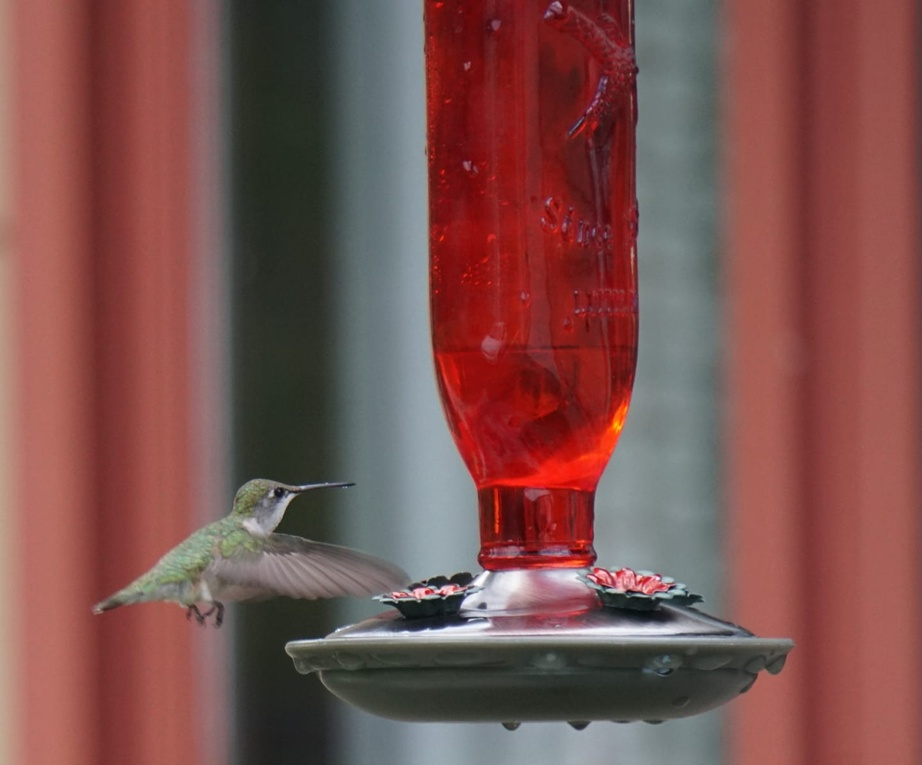
#> input picture CV/before/CV_WEEK02_2_AM/hummingbird.jpg, 922 x 765 px, shrunk from 1440 x 1195 before the run
$ python apply_mirror.py
#> lines starting #> are read from the running program, lines starting #| are printed output that depends on the picture
from PIL import Image, ImageOps


## 좌우 변경
def mirror(image_path, output_path):
#> called with image_path = 'hummingbird.jpg', output_path = 'hummingbird_mirror.jpg'
    image = Image.open(image_path)
#> image is the input picture: PIL image 922x765 RGB; mean R, G, B 124.8, 81.9, 78.8
    converted_image = ImageOps.mirror(image)
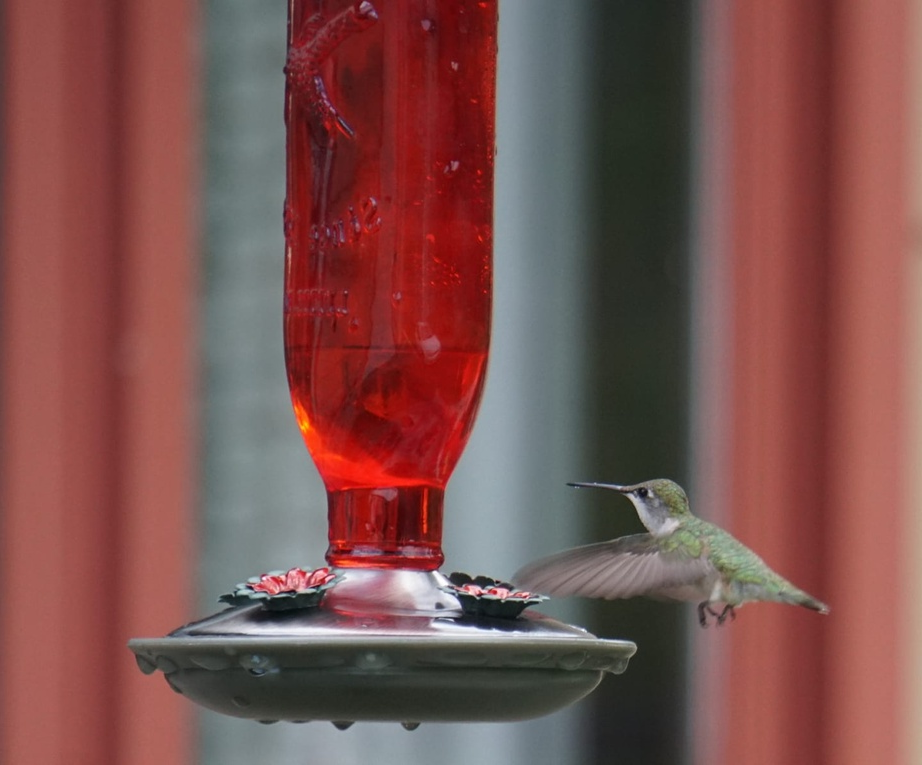
#> converted_image: PIL image 922x765 RGB; mean R, G, B 124.8, 81.9, 78.8
    converted_image.save(output_path)

if __name__ == "__main__":
    mirror("hummingbird.jpg", "hummingbird_mirror.jpg")

$ run again, with CV/before/CV_WEEK02_2_AM/snowman.jpg copied over CV/before/CV_WEEK02_2_AM/hummingbird.jpg
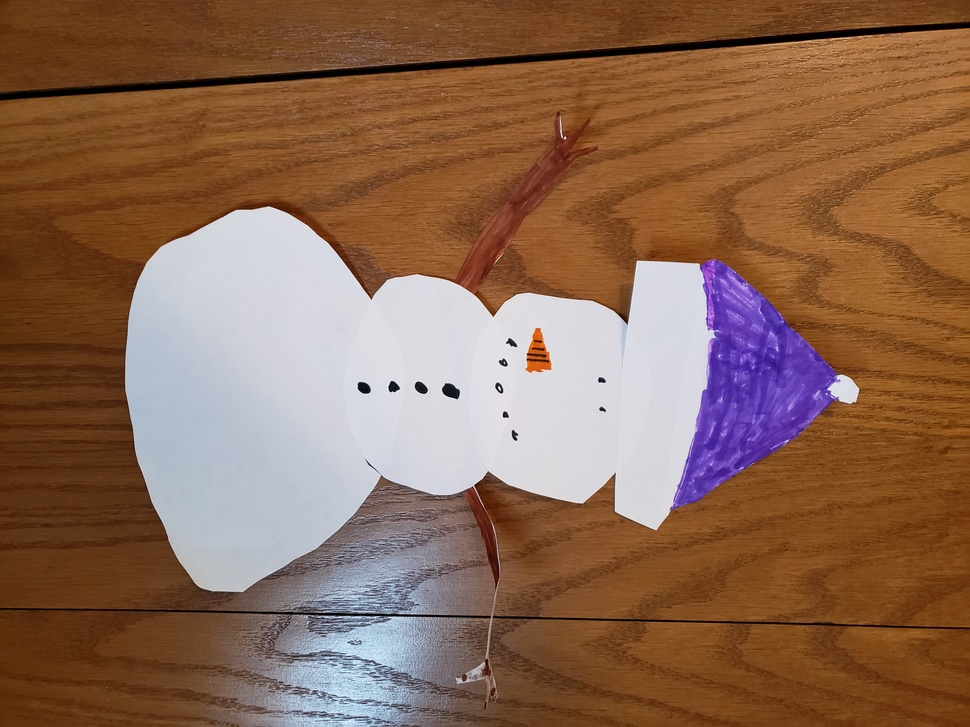
#> input picture CV/before/CV_WEEK02_2_AM/snowman.jpg, 970 x 727 px, shrunk from 4032 x 3024 before the run
#> in mirror, image is the input picture: PIL image 970x727 RGB; mean R, G, B 139.2, 104, 82.5
#> in mirror, `converted_image = ImageOps.mirror(image)`:
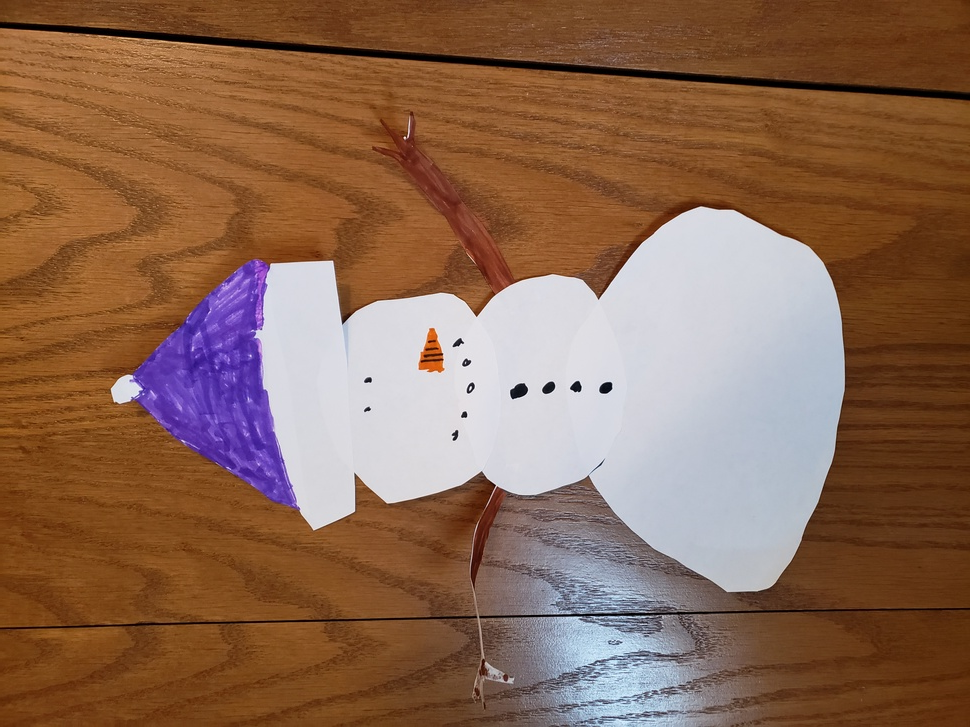
#> converted_image: PIL image 970x727 RGB; mean R, G, B 139.2, 104, 82.5

$ run again, with CV/before/CV_WEEK02_2_AM/snowman_exif_transposed.jpg copied over CV/before/CV_WEEK02_2_AM/hummingbird.jpg
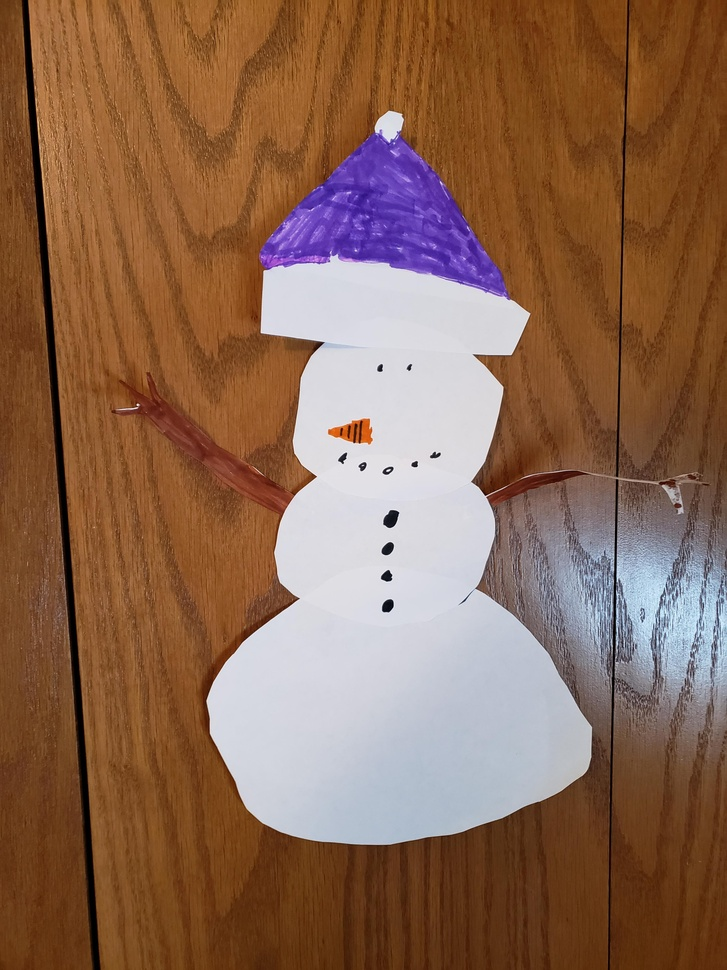
#> input picture CV/before/CV_WEEK02_2_AM/snowman_exif_transposed.jpg, 727 x 970 px, shrunk from 3024 x 4032 before the run
#> in mirror, image is the input picture: PIL image 727x970 RGB; mean R, G, B 139.3, 103.9, 82.6
#> in mirror, `converted_image = ImageOps.mirror(image)`:
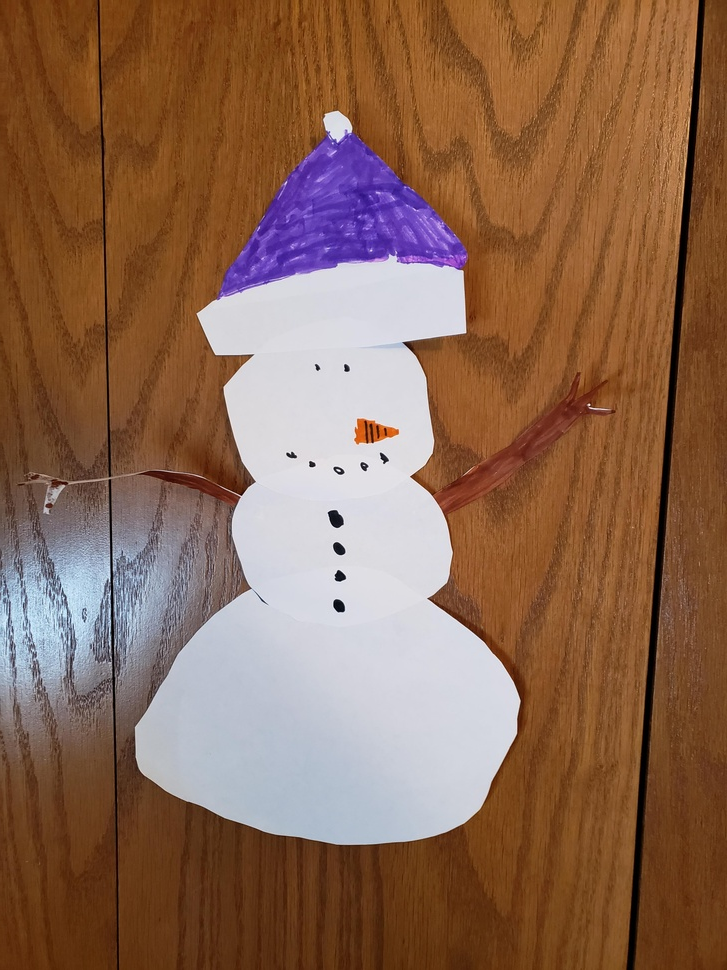
#> converted_image: PIL image 727x970 RGB; mean R, G, B 139.3, 103.9, 82.6
